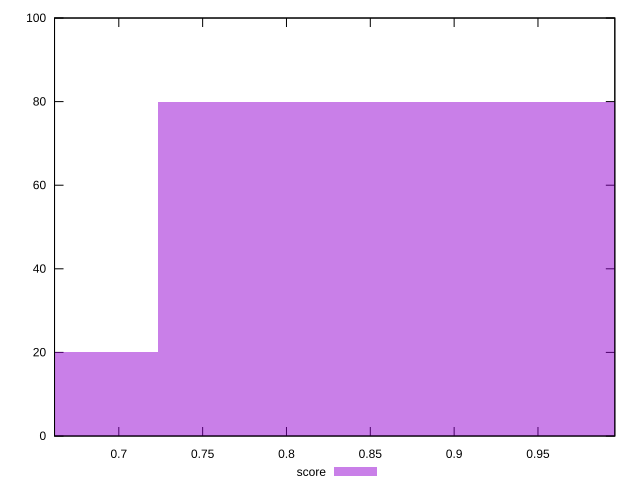

Here is the gnuplot script that generated this plot:
reset

$score <<EOF
0.8678232056292614 80
0.5785488037528409 20
EOF

set key outside below
set boxwidth 0.28927440187642045
set xrange [0.6616666666666666:0.9958333333333333]
set yrange [0:100]
set trange [0:100]
set style fill transparent solid 0.5 noborder
set terminal svg size 640, 490 enhanced background rgb 'white'
set output "report_00008_2021-01-22T20:58:29.167/render-blocking-resources/samples/pages+cached+noexternal+nofonts/score/histogram.svg"

plot $score title "score" with boxes

reset
